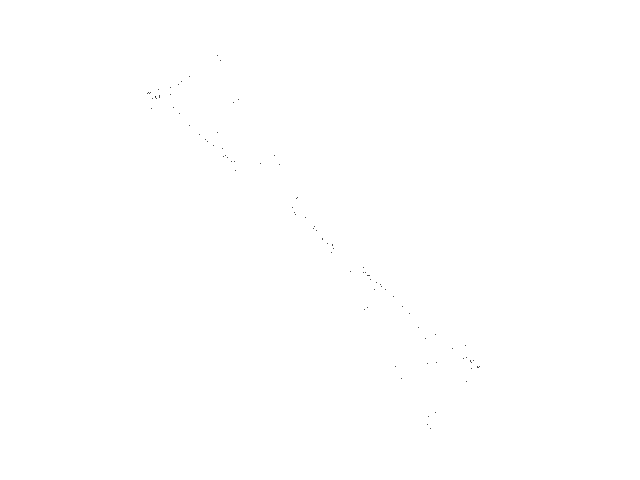
Frame 1 (no input)
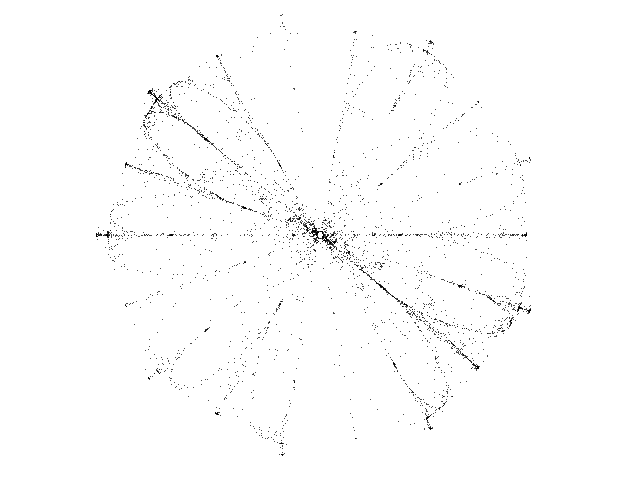
Frame 60 (the mouse pressed at the canvas centre just before this capture)
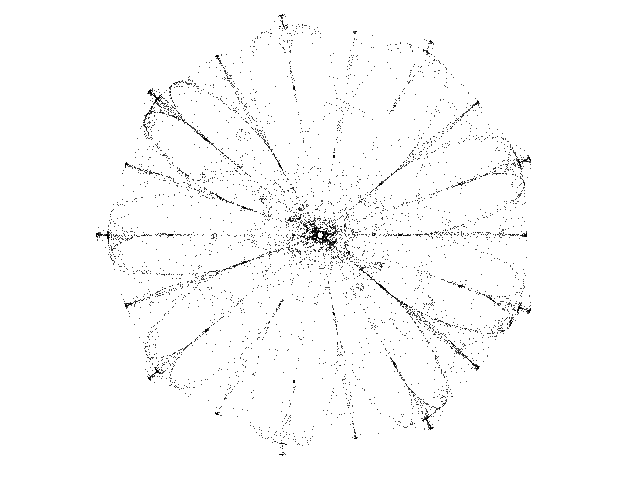
Frame 120 (the mouse held since frame 60 and released just before this capture)

The Processing sketch that drew these frames (run headless with seeded random() and noise(); from frame 60 on, the mouse is pressed at the canvas centre):

// Processing sketch: Icon_F
// ── Icon_F.pde
// Symmetric-Icon F chaotic map //

  float x = 0.01;
  float y = 0.01;
  float lambda = -2.05;
  float alpha = 3.0;
  float beta = -16.79;
  float gamma = 1.0;
  float omega = 0.0;
  int degree = 9;


void setup() {
  
  size(640, 480);
  background(255);
  
}

void draw() {
  
  for (int i=0; i<100; i++) {
    
    float zzbar = sq(x) + sq(y);
    float p = alpha * zzbar + lambda;
    float zreal = x;
    float zimag = y;

    for (int u=0; u<degree-2; u++) {

      float za = zreal * x - zimag * y;
      float zb = zimag * x + zreal * y;
      zreal = za;
      zimag = zb;
      
    }
    
    float zn = x * zreal - y * zimag;
    p = p + beta * zn;
    float xnew = p *x + gamma * zreal - omega * y;
    float ynew = p *y - gamma * zimag + omega * x;
    x = xnew;
    y = ynew;

    point(320 + (320 * x), 235 + (320 * y));

  }

}
